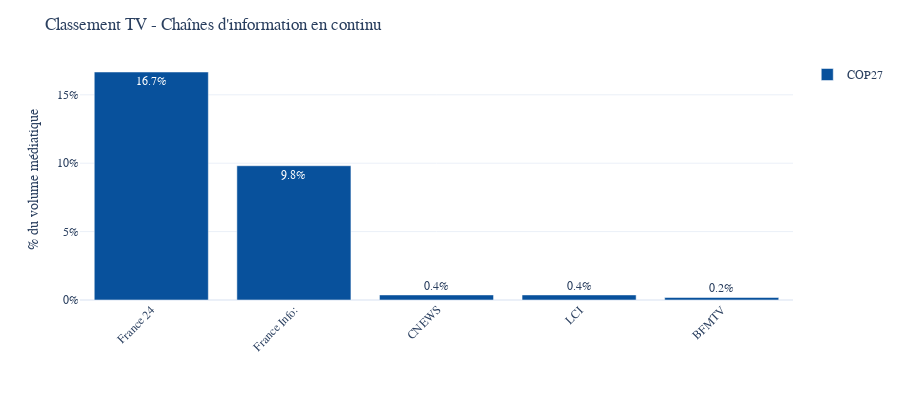
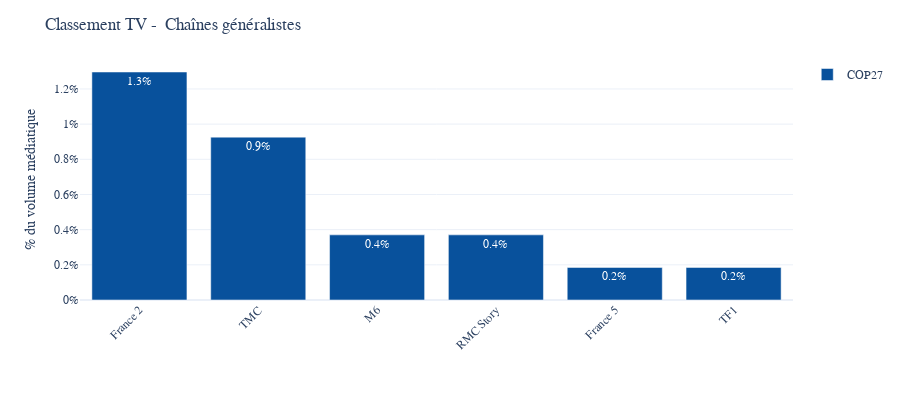
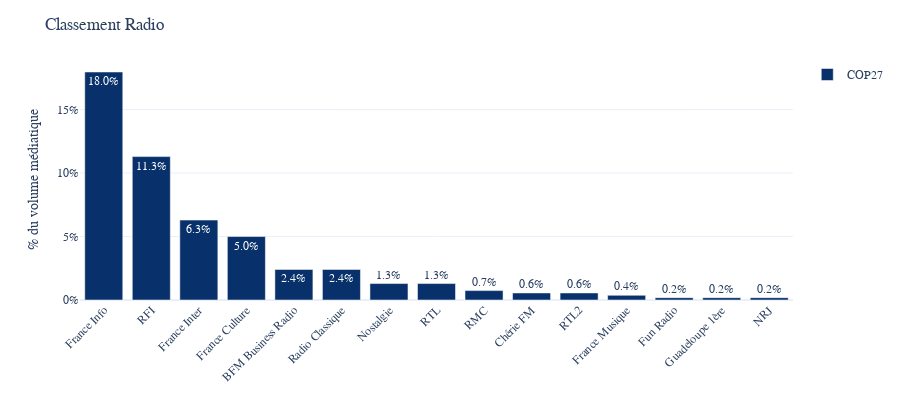

Notebook code for these charts, in order:
### Markdown cell above
## Analyse 3 - Classement complet TV et Radio

### Code cell
# Multiplier for one channel = n_mentions * 2 min / (60 minutes * 18h * n_days)
multiplier = 2 / (1 * 60 * 18 * 1)

fig = show_mentions_by_channel(data,list_of_channels=top_channels_tv_info,n = 25,split="keyword",
                               method = multiplier,height = 400,text_auto = ".1%",
                                )
fig.update_layout(yaxis_tickformat='0%',font_family="Poppins",yaxis_title="% du volume médiatique",legend_title = "",title = "Classement TV - Chaînes d'information en continu")
fig.update_traces(marker_color=COLOR_TV)
fig.show()

# Multiplier for one channel = n_mentions * 2 min / (60 minutes * 18h * n_days)
multiplier = 2 / (1 * 60 * 18 * 1)

fig = show_mentions_by_channel(data,list_of_channels=top_channels_tv_gen,n = 25,split="keyword",
                               method = multiplier,height = 400,text_auto = ".1%",
                               )
fig.update_layout(yaxis_tickformat='0%',font_family="Poppins",yaxis_title="% du volume médiatique",legend_title = "",title = "Classement TV -  Chaînes généralistes")
fig.update_traces(marker_color=COLOR_TV)
fig.show()

# Multiplier for one channel = n_mentions * 2 min / (60 minutes * 18h * n_days)
multiplier = 2 / (1 * 60 * 18 * 1)

fig = show_mentions_by_channel(data,list_of_channels=top_channels_radio,n = 25,split = "keyword",
                               method = multiplier,height = 400,text_auto = ".1%",
                              )
fig.update_layout(yaxis_tickformat='0%',font_family="Poppins",yaxis_title="% du volume médiatique",legend_title = "",title = "Classement Radio")
fig.update_traces(marker_color=COLOR_RADIO)
fig.show()

### Figure 1 — Plotly figure (JSON) as saved in the notebook; plotly's stock layout.template omitted (floating-point values rounded to 4 significant figures)
{"data": [{"alignmentgroup": "True", "hovertemplate": "keyword=COP27<br>channel_name=%{x}<br>count=%{y}<extra></extra>", "legendgroup": "COP27", "marker": {"color": "#08519c", "pattern": {"shape": ""}}, "name": "COP27", "offsetgroup": "COP27", "orientation": "v", "showlegend": true, "textposition": "auto", "texttemplate": "%{y:.1%}", "x": ["France 24", "France Info:", "CNEWS", "LCI", "BFMTV"], "xaxis": "x", "y": [0.1667, 0.09815, 0.003704, 0.003704, 0.001852], "yaxis": "y", "type": "bar"}], "layout": {"xaxis": {"anchor": "y", "domain": [0, 1], "title": {}, "categoryorder": "array", "categoryarray": ["France 24", "France Info:", "CNEWS", "LCI", "BFMTV"], "tickangle": -45}, "yaxis": {"anchor": "x", "domain": [0, 1], "title": {"text": "% du volume médiatique"}, "tickformat": "0%"}, "legend": {"title": {"text": ""}, "tracegroupgap": 0}, "margin": {"t": 60, "b": 100}, "barmode": "relative", "height": 400, "font": {"family": "Poppins"}, "title": {"text": "Classement TV - Chaînes d'information en continu"}}}

### Figure 2 — Plotly figure (JSON) as saved in the notebook; plotly's stock layout.template omitted (floating-point values rounded to 4 significant figures)
{"data": [{"alignmentgroup": "True", "hovertemplate": "keyword=COP27<br>channel_name=%{x}<br>count=%{y}<extra></extra>", "legendgroup": "COP27", "marker": {"color": "#08519c", "pattern": {"shape": ""}}, "name": "COP27", "offsetgroup": "COP27", "orientation": "v", "showlegend": true, "textposition": "auto", "texttemplate": "%{y:.1%}", "x": ["France 2", "TMC", "M6", "RMC Story", "France 5", "TF1"], "xaxis": "x", "y": [0.01296, 0.009259, 0.003704, 0.003704, 0.001852, 0.001852], "yaxis": "y", "type": "bar"}], "layout": {"xaxis": {"anchor": "y", "domain": [0, 1], "title": {}, "categoryorder": "array", "categoryarray": ["France 2", "TMC", "M6", "RMC Story", "France 5", "TF1"], "tickangle": -45}, "yaxis": {"anchor": "x", "domain": [0, 1], "title": {"text": "% du volume médiatique"}, "tickformat": "0%"}, "legend": {"title": {"text": ""}, "tracegroupgap": 0}, "margin": {"t": 60, "b": 100}, "barmode": "relative", "height": 400, "font": {"family": "Poppins"}, "title": {"text": "Classement TV -  Chaînes généralistes"}}}

### Figure 3 — Plotly figure (JSON) as saved in the notebook; plotly's stock layout.template omitted (floating-point values rounded to 4 significant figures)
{"data": [{"alignmentgroup": "True", "hovertemplate": "keyword=COP27<br>channel_name=%{x}<br>count=%{y}<extra></extra>", "legendgroup": "COP27", "marker": {"color": "#08306b", "pattern": {"shape": ""}}, "name": "COP27", "offsetgroup": "COP27", "orientation": "v", "showlegend": true, "textposition": "auto", "texttemplate": "%{y:.1%}", "x": ["France Info", "RFI", "France Inter", "France Culture", "BFM Business Radio", "Radio Classique", "Nostalgie", "RTL", "RMC", "Chérie FM", "RTL2", "France Musique", "Fun Radio", "Guadeloupe 1ère", "NRJ"], "xaxis": "x", "y": [0.1796, 0.113, 0.06296, 0.05, 0.02407, 0.02407, 0.01296, 0.01296, 0.007407, 0.005556, 0.005556, 0.003704, 0.001852, 0.001852, 0.001852], "yaxis": "y", "type": "bar"}], "layout": {"xaxis": {"anchor": "y", "domain": [0, 1], "title": {}, "categoryorder": "array", "categoryarray": ["France Info", "RFI", "France Inter", "France Culture", "BFM Business Radio", "Radio Classique", "Nostalgie", "RTL", "RMC", "Chérie FM", "RTL2", "France Musique", "Fun Radio", "Guadeloupe 1ère", "NRJ"], "tickangle": -45}, "yaxis": {"anchor": "x", "domain": [0, 1], "title": {"text": "% du volume médiatique"}, "tickformat": "0%"}, "legend": {"title": {"text": ""}, "tracegroupgap": 0}, "margin": {"t": 60, "b": 100}, "barmode": "relative", "height": 400, "font": {"family": "Poppins"}, "title": {"text": "Classement Radio"}}}
